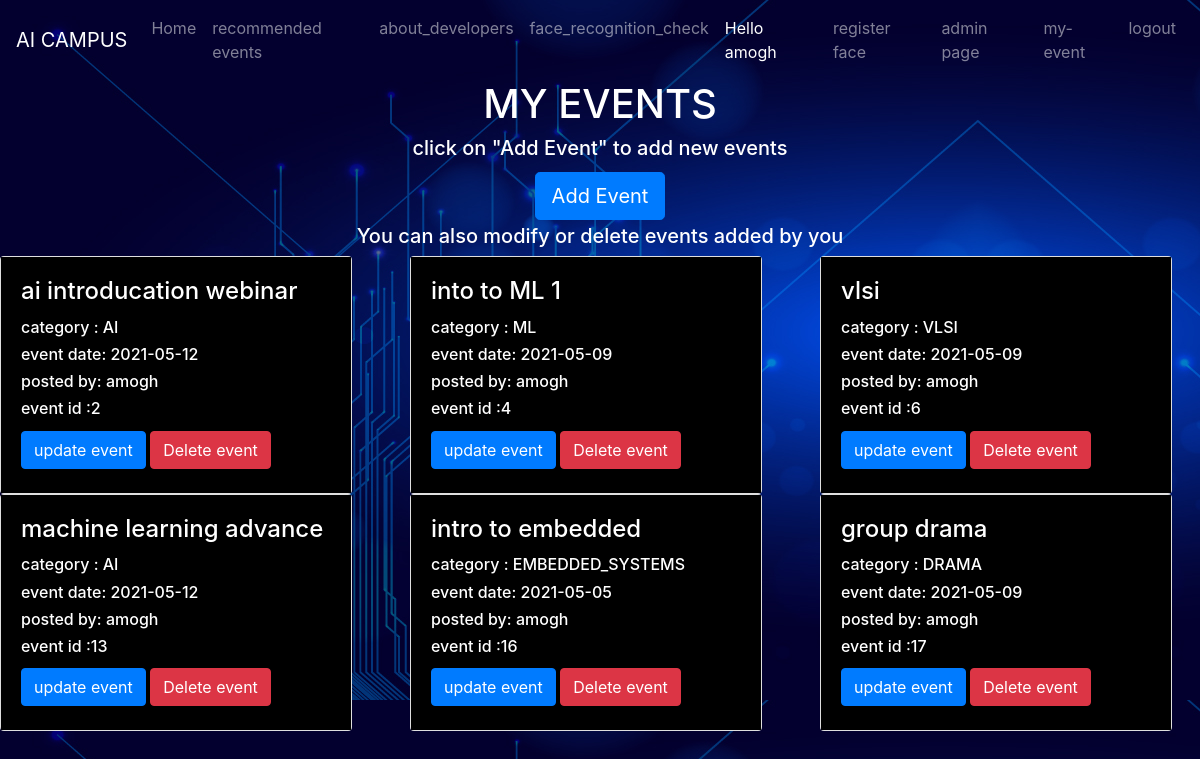
The app's page /my_events (signed in) with its own data.
### project/models.py (models this page shows, shortened)
class user(db.Model,UserMixin):
    __tablename__ = 'user'
    id=db.Column(db.Integer(), primary_key=True)
    username = db.Column(db.String(length=30),nullable=False,unique=True)
    phone_number=db.Column(db.Integer(),nullable=False,unique=True)
    email_address = db.Column(db.String(length=50), nullable=False, unique=True)
    password_hash= db.Column(db.String(length=60), nullable=False)
    is_admin = db.Column(db.Integer(), nullable=False, default=0)
    addevents = db.Column(db.Integer(), nullable=False, default=0)
    events=db.relationship('events',backref='author',lazy=True)
    @property
    def password(self):
        return self.password

class events(db.Model,UserMixin):
    event_id = db.Column(db.Integer(), primary_key=True)
    eventname = db.Column(db.String(length=30),nullable=False)
    eventcategory = db.Column(db.String(length=30), nullable=False)
    event_date = db.Column(db.String(20))
    event_description=db.Column(db.Text,nullable=False)
    image_file=db.Column(db.String(20),nullable=False,default='default.jpg')
    register_link = db.Column(db.Text)
    user_id = db.Column(db.Integer,db.ForeignKey('user.id'),nullable=False)

### project/events/routes.py (the view)
@events_bp.route('/my_events')
@login_required
def my_events():
    my_events_list=[]
    events_list = events.query.all()
    for event in events_list:
        if event.user_id==current_user.id:
            my_events_list.append(event)
    return render_template("my_events.html",my_events_list=my_events_list)

### project/models.py (called while the page is built)
@login_manager.user_loader
def load_user(user_id):
    return user.query.get(int(user_id))

### project/templates/my_events.html (shortened to what this page needs)
{% extends 'base.html' %}
{% block content %}
<div class="text-center">
        <h1>  MY EVENTS </h1>
    <h5>click on "Add Event" to add new events </h5> <a class="btn btn-primary btn-lg mt-1 mb-1" href="{{ url_for('events_bp.add_events') }}"> Add Event</a>
    <h5>You can also modify or delete events added by you </h5>
</div>
<div class="row">
        {% for event in my_events_list %}
                <div class="col-4">
                    <div class="card " style="width: 22rem ;">
                    <div class="card-body" style="background-color:black";>
                        <h4 class="card-title">{{ event.eventname }}</h4>
                          <h6> category : {{ event.eventcategory }}</h6>
                        <h6>event date: {{ event.event_date }} </h6>
                        <h6>posted by: {{current_user.username}}</h6>
                        <h6> event id :{{ event.event_id }} </h6>
                        <a href="{{ url_for('events_bp.modify_event',event_id= event.event_id) }}" class="btn btn-primary  mt-1 mb-1">update event</a>
                        <button type="'button" class="btn btn-danger btn1" data-toggle="modal" data-target="#deleteModal-{{ event.event_id }}">Delete event</button>
                    </div>
                    </div>
                </div>
        {% endfor%}
        </div>
{% endblock %}

### project/templates/base.html (shortened to what this page needs)
<!doctype html>
<html lang="en">
   <head>
      <link rel="stylesheet" href="https://cdn.jsdelivr.net/npm/bootstrap@4.5.3/dist/css/bootstrap.min.css">
   </head>
   <body>
      <nav class="navbar navbar-expand-md navbar-dark bg-dark">
       <a class="navbar-brand" href="#">AI CAMPUS</a>
        <div class="collapse navbar-collapse" id="navbarNav">
                <ul class="navbar-nav mr-auto">
                    <li class="nav-item ">
                        <a class="nav-link" href="{{ url_for('main.home_page') }}">Home <span class="sr-only">(current)</span></a>
                    </li>
                    <li class="nav-item">
                        <a class="nav-link" href="{{ url_for('events_bp.event_page') }}"> recommended events</a>
                    </li>
                    <li class="nav-item">
                        <a class="nav-link" href="{{ url_for('main.about_developers') }}"> about_developers</a>
                    </li>
                    <li class="nav-item">
                        <a class="nav-link" href="{{ url_for('users.face_recognition_check') }}"> face_recognition_check</a>
                    </li>
                </ul>
                {% if current_user.is_authenticated %}
                   <ul class="navbar-nav">
                        <li class="nav-item active">
                        <a class="nav-link" >Hello {{current_user.username}} </a>
                        </li>
                       <li class="nav-item ">
                            {% if current_user.is_authenticated %}
                                <a class="nav-link" href="{{ url_for('users.face_register') }}">register face </a>
                            {% endif %}
                       </li>
                       <li class="nav-item ">
                            {% if current_user.is_admin %}
                                <a class="nav-link" href="/admin/">  admin page </a>
                            {% endif %}
                       </li>
                       <li class="nav-item ">
                       {% if current_user.addevents  %}
                                <a class="nav-link" href="{{ url_for('events_bp.my_events') }}"> my-event</a>
                            {% endif %}
                       </li>
                       <br>
                    <li class="nav-item">
                        <a class="nav-link" href="{{ url_for('users.logout_page') }}">logout</a>
                    </li>
                </ul>
                {% endif %}
        </div>
    </nav>
      {% block content %}
      {% endblock %}
   </body>
</html>

### project/templates/my_events.html (style rules this page uses)
h1,p,h5,h4,h6 { color:white }

### records on screen
user: username "amogh"
events: eventname "ai introducation webinar", eventcategory "AI", event_date "2021-05-12", event_id "2"
events: eventname "into to ML 1", eventcategory "ML", event_date "2021-05-09", event_id "4"
events: eventname "vlsi", eventcategory "VLSI", event_date "2021-05-09", event_id "6"
events: eventname "machine learning advance", eventcategory "AI", event_date "2021-05-12", event_id "13"
events: eventname "intro to embedded", eventcategory "EMBEDDED_SYSTEMS", event_date "2021-05-05", event_id "16"
events: eventname "group drama", eventcategory "DRAMA", event_date "2021-05-09", event_id "17"
